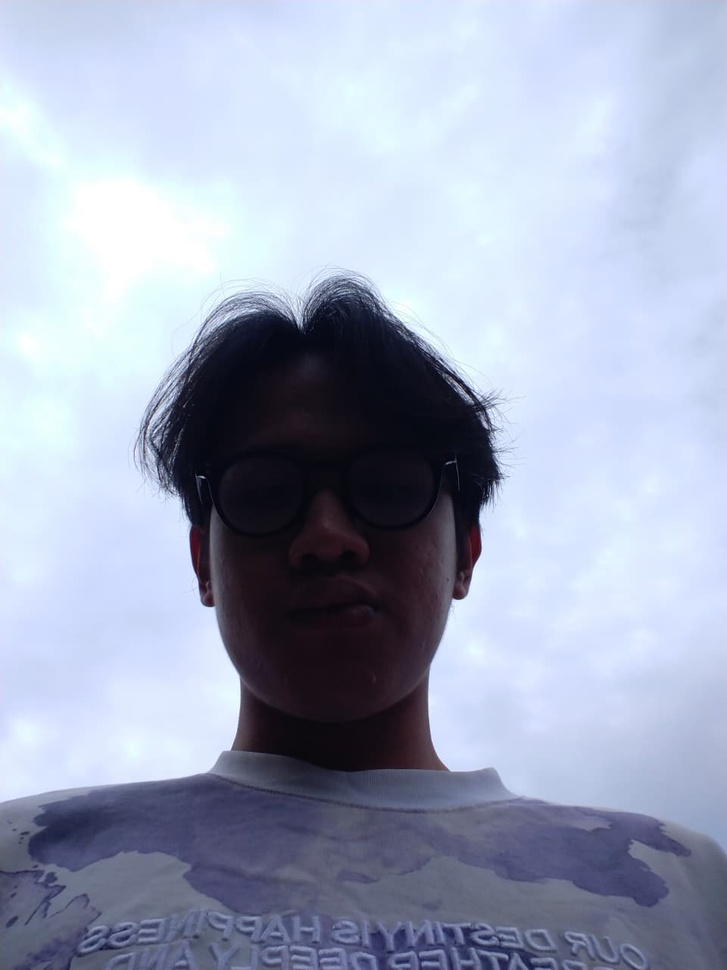
#> input picture GAMBAR_BACKLIGHT.jpeg, 727 x 970 px, shrunk from 960 x 1280 before the run
$ jupyter execute '2. Operasi Pixel.ipynb'
#> lines starting #> are read from the running program, lines starting #| are printed output that depends on the picture
[cell 1]
import cv2
import numpy as np
import matplotlib.pyplot as plt

[cell 2]
img_bgr = cv2.imread('GAMBAR_BACKLIGHT.jpeg')
#> img_bgr is the input picture: shape (970, 727, 3); mean B, G, R 189.3, 168.3, 159.6
img_rgb = cv2.cvtColor(img_bgr, cv2.COLOR_BGR2RGB)

[cell 3]
img_gray = cv2.cvtColor(img_bgr, cv2.COLOR_BGR2GRAY)
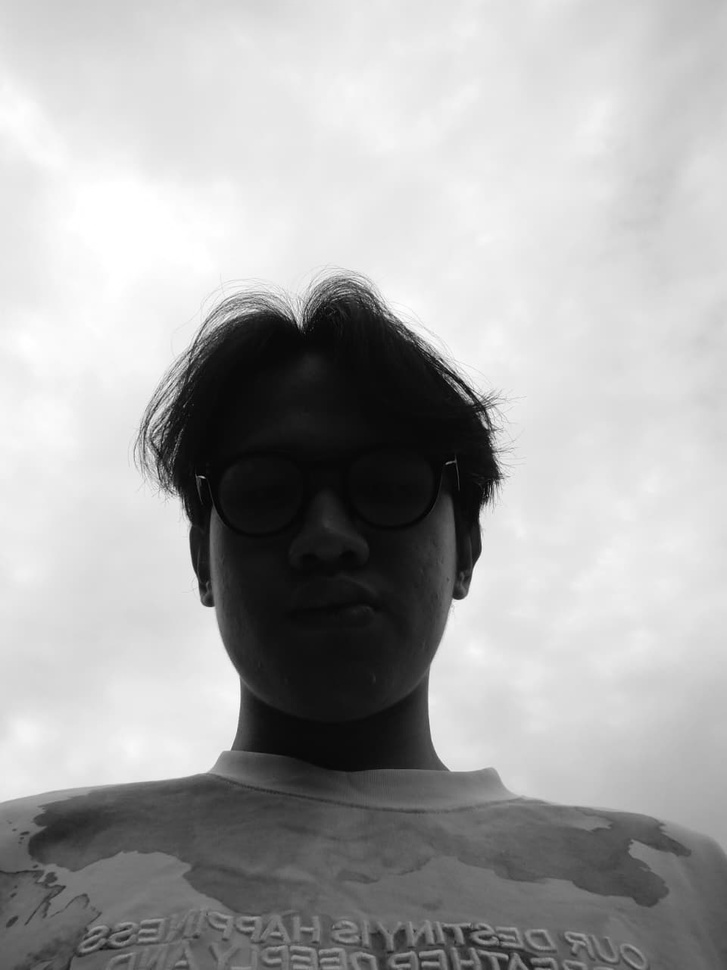
#> img_gray: shape (970, 727); min 1, max 255, mean 168.1

### Operasi Pixel

[cell 4]
def adjust_logic(image, brightness=0, contrast=1.0):
#> called with brightness = 80, contrast = 1
    res = image.astype(np.float32)
    res = res * contrast + brightness
    res = np.clip(res, 0, 255).astype(np.uint8)
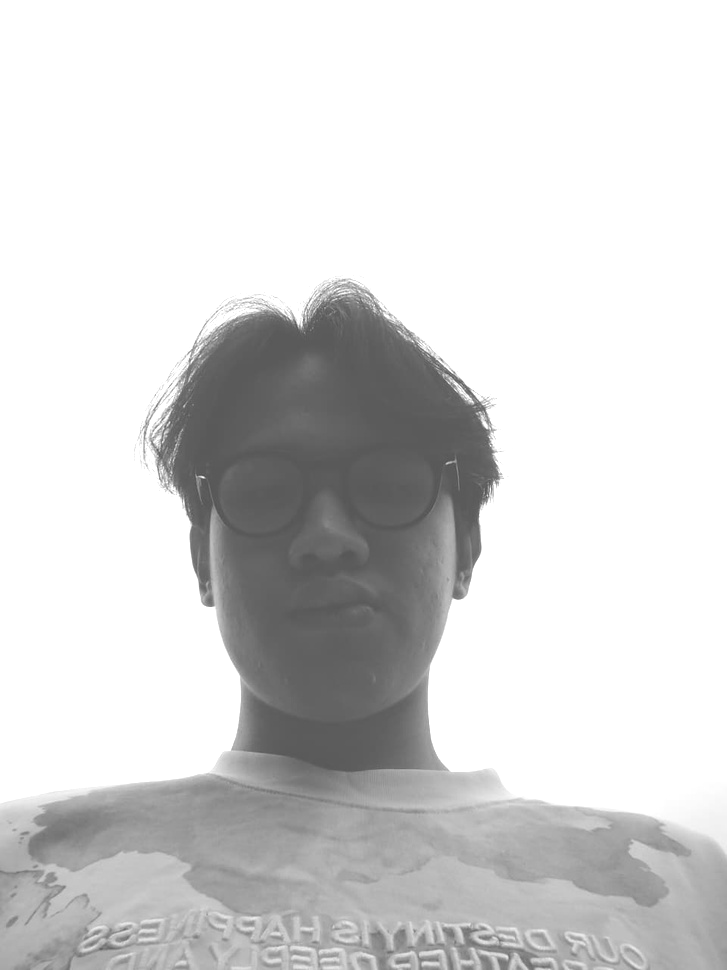
#> res: shape (970, 727); min 81, max 255, mean 214.5
    return res

[cell 5]
bright_val = 80
contrast_val = 1.8

img_brightened = adjust_logic(img_gray, brightness=bright_val, contrast=1.0)
img_contrasted = adjust_logic(img_gray, brightness=0, contrast=contrast_val)
#> call 2 of adjust_logic, with brightness = 0, contrast = 1.8
#> in adjust_logic (call 2), `res = np.clip(res, 0, 255).astype(np.uint8)`:
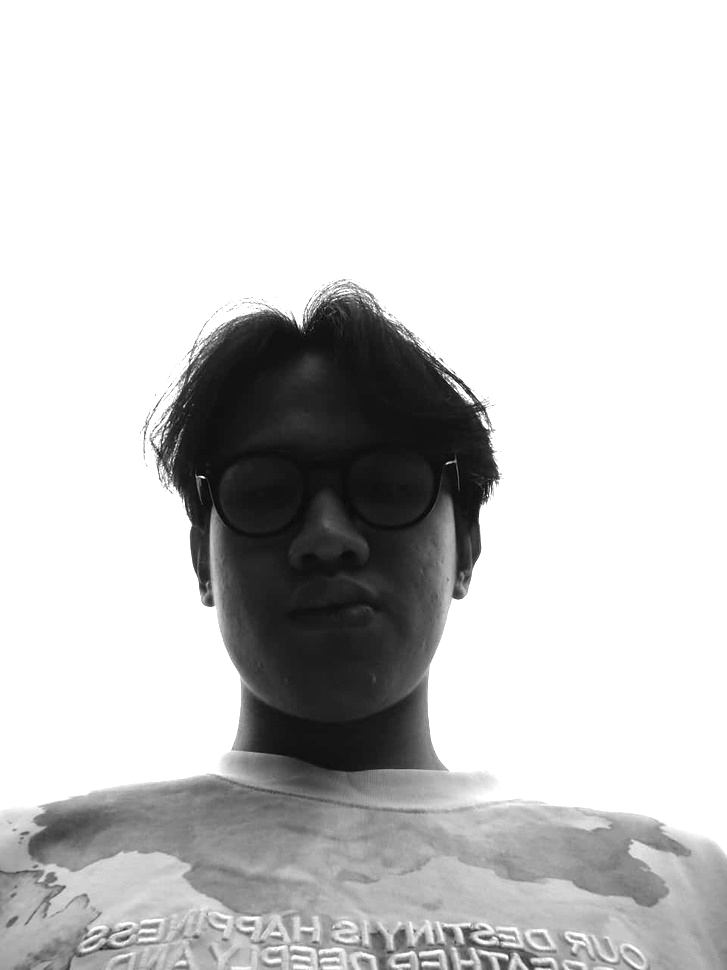
#> res: shape (970, 727); min 1, max 255, mean 203.5
img_final      = adjust_logic(img_gray, brightness=bright_val, contrast=contrast_val)
#> call 3 of adjust_logic, with brightness = 80, contrast = 1.8
#> in adjust_logic (call 3), `res = np.clip(res, 0, 255).astype(np.uint8)`:
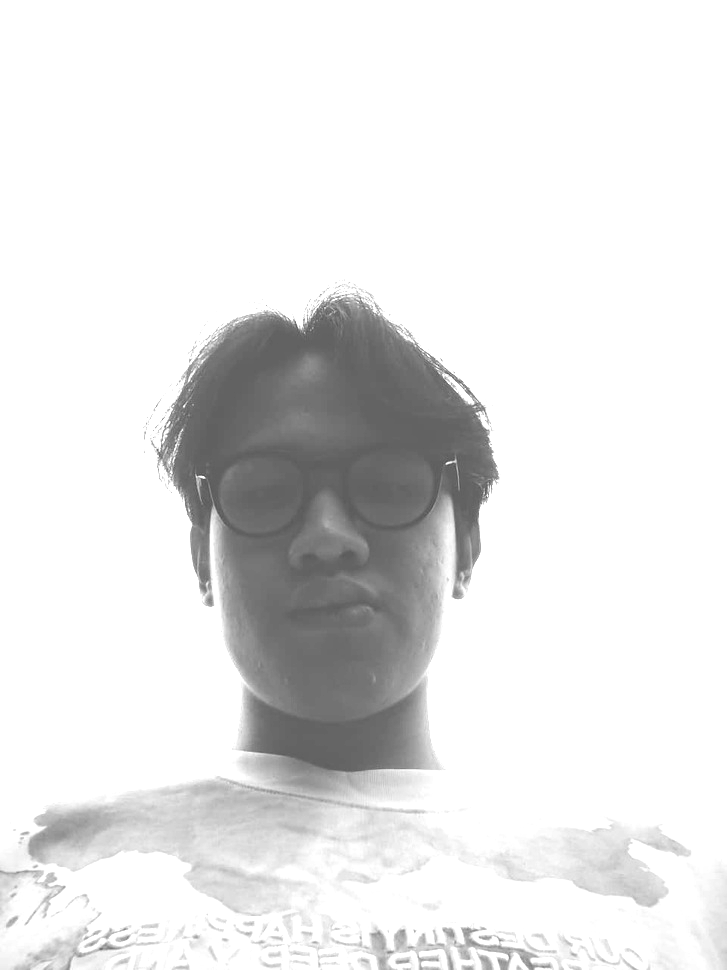
#> res: shape (970, 727); min 81, max 255, mean 229.9

[cell 6]
titles = [
    'GAMBAR ASLI',
    'GAMBAR GRAY',
    'GAMBAR GRAY YANG DIPERCERAH',
    'GAMBAR GRAY YANG DIPERKONTRAS',
    'GAMBAR GRAY DIPERCERAH DAN DIPERKONTRAS'
]
images = [img_rgb, img_gray, img_brightened, img_contrasted, img_final]

plt.figure(figsize=(20, 12))

for i in range(5):
    plt.subplot(2, 3, i+1)
    if i == 0:
        plt.imshow(images[i])
    else:
        plt.imshow(images[i], cmap='gray')
    plt.title(titles[i], fontweight="bold")
    plt.axis('off')

plt.tight_layout()
plt.show()
